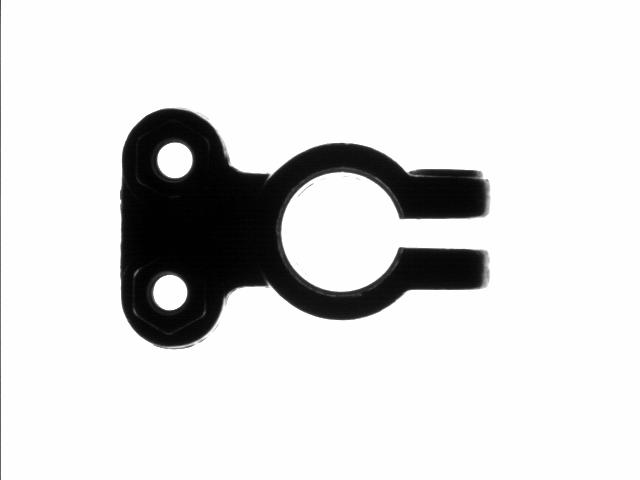
#> input picture Battery/Template.PNG, 640 x 480 px
$ python main.py
#> lines starting #> are read from the running program, lines starting #| are printed output that depends on the picture; after the words box and inside, x2 and y2 are one past the last pixel; in counts of white or black regions, pixels touching at a corner belong together
import cv2
import numpy as np
import cv2 as cv
import math


#  xếp chồng ảnh
def stackImages(scale,imgArray):
    rows = len(imgArray)
    cols = len(imgArray[0])
    rowsAvailable = isinstance(imgArray[0], list)
    width = imgArray[0][0].shape[1]
    height = imgArray[0][0].shape[0]
    if rowsAvailable:
        for x in range ( 0, rows):
            for y in range(0, cols):
                if imgArray[x][y].shape[:2] == imgArray[0][0].shape [:2]:
                    imgArray[x][y] = cv2.resize(imgArray[x][y], (0, 0), None, scale, scale)
                else:
                    imgArray[x][y] = cv2.resize(imgArray[x][y], (imgArray[0][0].shape[1], imgArray[0][0].shape[0]), None, scale, scale)
                if len(imgArray[x][y].shape) == 2: imgArray[x][y]= cv2.cvtColor( imgArray[x][y], cv2.COLOR_GRAY2BGR)
        imageBlank = np.zeros((height, width, 3), np.uint8)
        hor = [imageBlank]*rows
        hor_con = [imageBlank]*rows
        for x in range(0, rows):
            hor[x] = np.hstack(imgArray[x])
        ver = np.vstack(hor)
    else:
        for x in range(0, rows):
            if imgArray[x].shape[:2] == imgArray[0].shape[:2]:
                imgArray[x] = cv2.resize(imgArray[x], (0, 0), None, scale, scale)
            else:
                imgArray[x] = cv2.resize(imgArray[x], (imgArray[0].shape[1], imgArray[0].shape[0]), None,scale, scale)
            if len(imgArray[x].shape) == 2: imgArray[x] = cv2.cvtColor(imgArray[x], cv2.COLOR_GRAY2BGR)
        hor= np.hstack(imgArray)
        ver = hor
    return ver

# ROI ảnh
def apply_roi(img, roi):
    roi = cv2.resize(src=roi, dsize=(img.shape[1], img.shape[0]))
    assert img.shape[:2] == roi.shape[:2]
    thresh, roi = cv2.threshold(roi, 150,255, type=cv2.THRESH_BINARY)
    new_img = img * roi
    return new_img

imgTem = cv.imread('Battery/Template.PNG')
#> imgTem is the input picture: shape (480, 640, 3); min 0, max 255, mean 220.3
img = cv.imread('Battery/BAT0001.PNG')
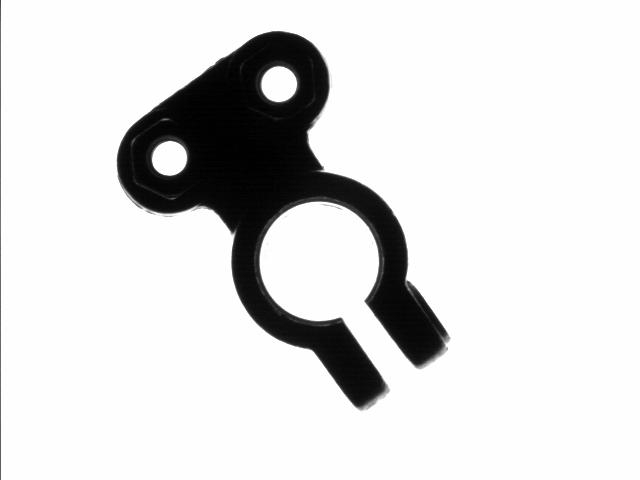
#> input picture Battery/BAT0001.PNG, 640 x 480 px
#> img is the input picture: shape (480, 640, 3); min 0, max 255, mean 220.4
roi = cv2.imread('Battery/ROI.png')
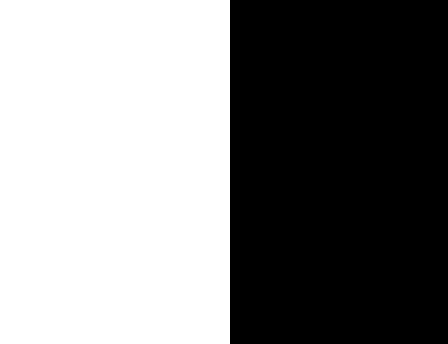
#> input picture Battery/ROI.png, 448 x 344 px
#> roi is the input picture: shape (344, 448, 3); 51.3% white; 1 black region, box (x1, y1, x2, y2) and area: (230, 0, 448, 344) 74992
imgCricle = img.copy()
imgBlank = np.zeros_like(img)
height, width = img.shape[:2]
#> height = 480; width = 640
center = (width/2, height/2)
#> center = (320, 240)

# Tiền xử lý
img = cv.medianBlur(img,5)
imgGray = cv.cvtColor(img, cv.COLOR_BGR2GRAY)
imBulr = cv2.GaussianBlur(img, (7, 7), 1)
imgCanny = cv.Canny(imBulr,150, 255)
#> imgCanny: shape (480, 640); 0.75% white in thin lines or dots, all inside (x1, y1, x2, y2) = (117, 31, 450, 410)

# Nhận diện đường tròn
circles = cv.HoughCircles(imgCanny,cv.HOUGH_GRADIENT, 1, 50, param1=50, param2=43,)
#> circles = [[319.5, 259.5, 60.2], [278.5, 83.5, 17], [169.5, 159.5, 17.4]]
circles = np.round(circles[0, :]).astype("int")
#> circles = [[320, 260, 60], [278, 84, 17], [170, 160, 17]]

for (x, y, r) in circles:
    cv.circle(imgCricle, (x, y), 2, (0, 0, 255), 3)
    cv2.circle(imgCricle, (x, y), r, (0, 255, 255), 3)
#> this loop made 3 passes
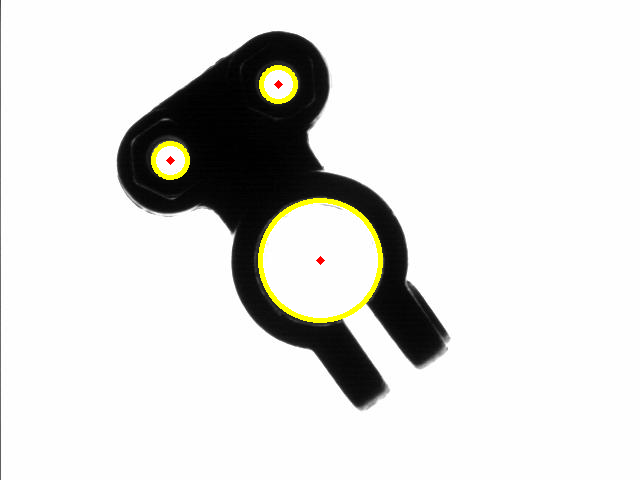
#> imgCricle: shape (480, 640, 3); 1% of pixels changed, all inside (x1, y1, x2, y2) = (151, 65, 383, 323)
#
x_0 = int(circles[0][2]*math.cos(math.pi/4)+circles[0][0])
#> x_0 = 362
y_0 = int(circles[0][2]*math.sin(math.pi/4)+circles[0][1])
#> y_0 = 302
x_1 = int(circles[0][2]*math.cos(-3*math.pi/4)+circles[0][0])
#> x_1 = 277
y_1 = int(circles[0][2]*math.sin(-3*math.pi/4)+circles[0][1])
#> y_1 = 217
#
cv2.circle(imgCricle, (x_0, y_0), 2, (255, 0, 255), 3)
#> imgCricle: shape (480, 640, 3); 0.01% of pixels changed, all inside (x1, y1, x2, y2) = (358, 298, 367, 307)
cv2.circle(imgCricle, (x_1, y_1), 2, (255, 0, 255), 3)
#> imgCricle: shape (480, 640, 3); mean B, G, R 218.8, 221.1, 221.3
cv2.line(imgCricle, (x_0,y_0),(x_1,y_1),(255, 0, 255),2)
cv2.putText(imgCricle,'d='+str(circles[0][2]*2), (circles[0][0],circles[0][1]), cv2.FONT_HERSHEY_COMPLEX_SMALL,1,(0, 0, 255),1)
print("đường kính =",format( circles[0][2]*2))
#| đường kính = 120

# xoay ảnh
a = circles[2][0] - circles[1][0]
#> a = -108
b = circles[2][1] - circles[1][1]
#> b = 76
goc = math.acos(abs(-b) / math.sqrt((b**2)+(a**2)))
#> goc = 0.958
c = int(math.degrees(goc))
#> c = 54

if (circles[2][0] < width/2):
    if circles[1][0] > circles[2][0]:
        angle = c
#> angle = 54
    else:

        angle = -c
else:
    if circles[1][0] < circles[2][0]:
        angle = c+180
    else:
        angle = -c+180
rotate_matrix = cv2.getRotationMatrix2D(center=center, angle=angle, scale=1)
#> rotate_matrix = [[0.588, 0.809, -62.26], [-0.809, 0.588, 357.8]]
rotated_image = cv2.warpAffine(src=img, M=rotate_matrix, dsize=(width, height))
rotated_image1 = rotated_image.copy()


# xử lý ảnh đã xoay
Roi = apply_roi(rotated_image, roi)
#> in apply_roi, `thresh, roi = cv2.threshold(roi, 150,255, type=cv2.THRESH_BINARY)`: roi: shape (480, 640, 3); 51.2% white; 1 black region, box (x1, y1, x2, y2) and area: (328, 0, 640, 480) 149760
AND = cv2.bitwise_xor(rotated_image, Roi )
imBulr1 = cv2.GaussianBlur(AND, (7, 7), 1)
imgGray1 = cv2.cvtColor(imBulr1, cv2.COLOR_BGR2GRAY)
res, thresh1 = cv2.threshold(imgGray1,150,255,cv2.THRESH_BINARY)
#> thresh1: shape (480, 640); 75.9% white; 7 black regions (1 under 20 px), largest, box (x1, y1, x2, y2) and area: (443, 210, 640, 480) 26921, (0, 0, 197, 271) 26888, (328, 165, 483, 241) 6335, (328, 269, 483, 342) 5704, (534, 0, 640, 77) 4189, (0, 405, 103, 480) 3960
res2, thresh2 = cv2.threshold(imgGray1,150,255,cv2.THRESH_BINARY_INV)
imgCanny1 = cv2.Canny(thresh2,150, 255)
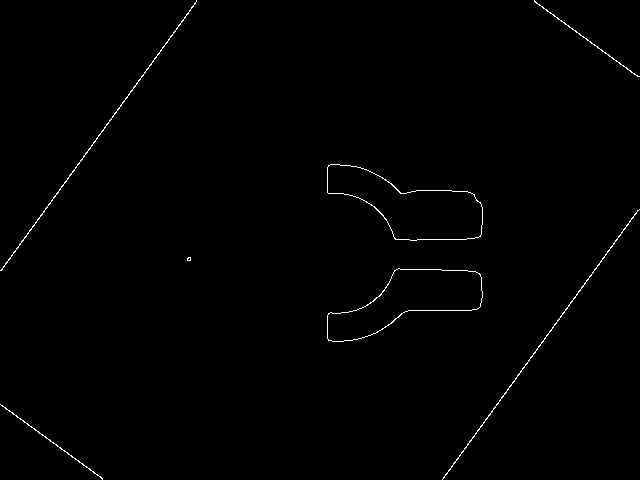
#> imgCanny1: shape (480, 640); 0.62% white in thin lines or dots

# Tìm contours
contours, hierarchy = cv2.findContours(imgCanny1, cv2.RETR_EXTERNAL, cv2.CHAIN_APPROX_NONE)
#> contours = 7 contours, 1 with area under 20; largest, box (x1, y1, x2, y2) and area: (327, 164, 483, 241) 6345, (327, 268, 483, 342) 5716, (442, 209, 640, 480) 122, (0, 0, 197, 271) 122, (534, 0, 640, 77) 48, (0, 404, 103, 480) 46
point_list=[]
for (i, c) in enumerate(contours):
    area = cv2.contourArea(c)
    if area > 1000:
        x, y, w, h = cv2.boundingRect(c)
        point_list.append([ x, y, w, h])
        M = cv2.moments(c)
        centroidX = int(M["m10"] / M["m00"])
        centroidY = int(M["m01"] / M["m00"])
        cv2.rectangle(rotated_image, (x, y), (x + w, y + h), (0, 255, 0), 2)
#> this loop made 7 passes
#> (area, x, y, w, h, centroidX, centroidY) on passes 2, 5: (5715.5, 327, 268, 156, 74, 408, 300), (6345, 327, 164, 156, 77, 411, 205)
#> area on passes 1, 4, 6, 7: 46.5, 121.5, 47.5, 121.5
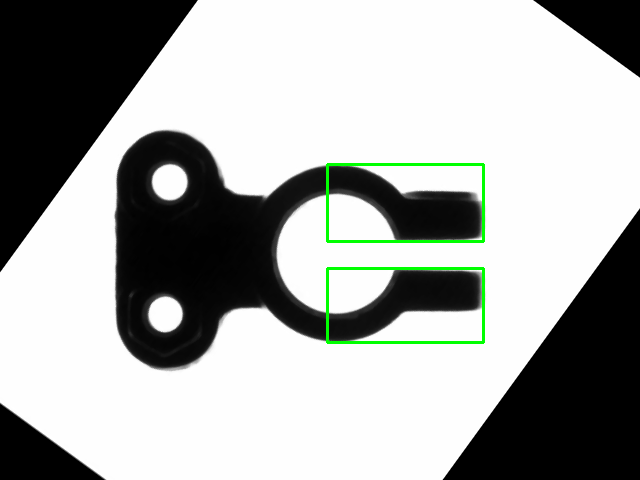
#> rotated_image: shape (480, 640, 3); mean B, G, R 167.2, 169.5, 167.2
#> after the loop, point_list = [[327, 268, 156, 74], [327, 164, 156, 77]]


pt1 = (point_list[0][0]+point_list[0][2]),(point_list[0][1])
#> pt1 = (483, 268)
x1 = point_list[0][0]+point_list[0][2]
#> x1 = 483
y1 = point_list[0][1]
#> y1 = 268
pt2 = (point_list[1][0]+point_list[1][2]),(point_list[1][1]+(point_list[1][3]))
#> pt2 = (483, 241)
x2 = point_list[1][0]+point_list[1][2]
#> x2 = 483
y2 = point_list[1][1]+point_list[1][3]
#> y2 = 241
cv2.circle(rotated_image, pt1, 2, (0, 0, 255), 3)
#> rotated_image: shape (480, 640, 3); 0.01% of pixels changed, all inside (x1, y1, x2, y2) = (479, 264, 488, 273)
cv2.circle(rotated_image, pt2, 2, (0, 0, 255), 3)
#> rotated_image: shape (480, 640, 3); mean B, G, R 167.2, 169.5, 167.3
cv2.line(rotated_image, pt1,pt2,(255, 0, 255),2)
#> rotated_image: shape (480, 640, 3); mean B, G, R 167.2, 169.4, 167.3
d=((((x2 - x1 )**2) + ((y2-y1)**2) )**0.5)
#> d = 27
print("Khoang cách d =",format(d))
#| Khoang cách d = 27.0
cv2.putText(rotated_image,'D1='+str(d), pt1,cv2.FONT_HERSHEY_COMPLEX_SMALL,1,(0, 0, 255),1)
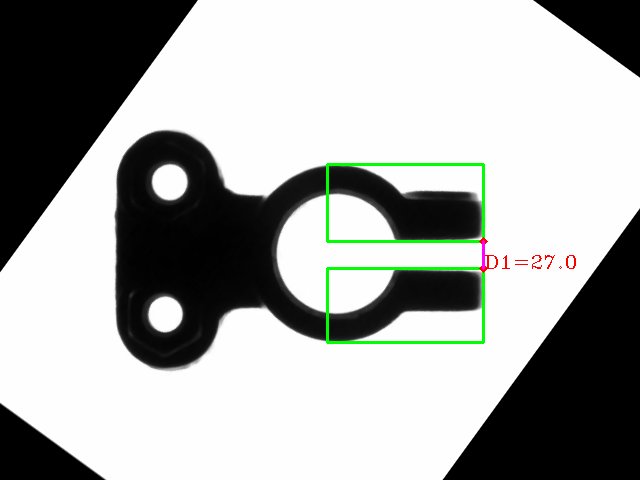
#> rotated_image: shape (480, 640, 3); mean B, G, R 167, 169.2, 167.3


arrayImg = stackImages(0.5, ([img, imgGray, imgCanny, imgCricle,rotated_image1],
                        [Roi, AND, imgGray1, imgCanny1,rotated_image]))
#> after the loop in stackImages, `for x in range(0, rows):`: hor = 2 items
#> in stackImages, `ver = np.vstack(hor)`:
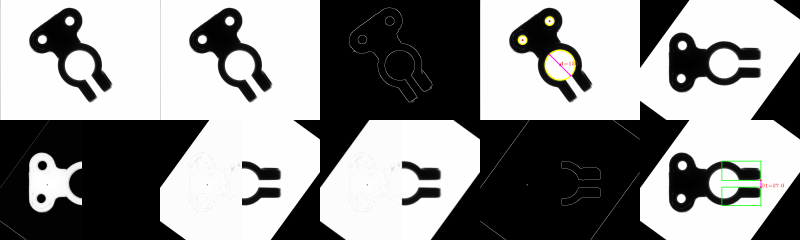
#> ver: shape (480, 1600, 3) (shown at 1/2 size); mean of channels 0, 1, 2 141, 141.4, 141.3; drawn as B, G, R
cv.imshow('Test Vision', arrayImg)
cv.waitKey(0)
cv.destroyAllWindows()
